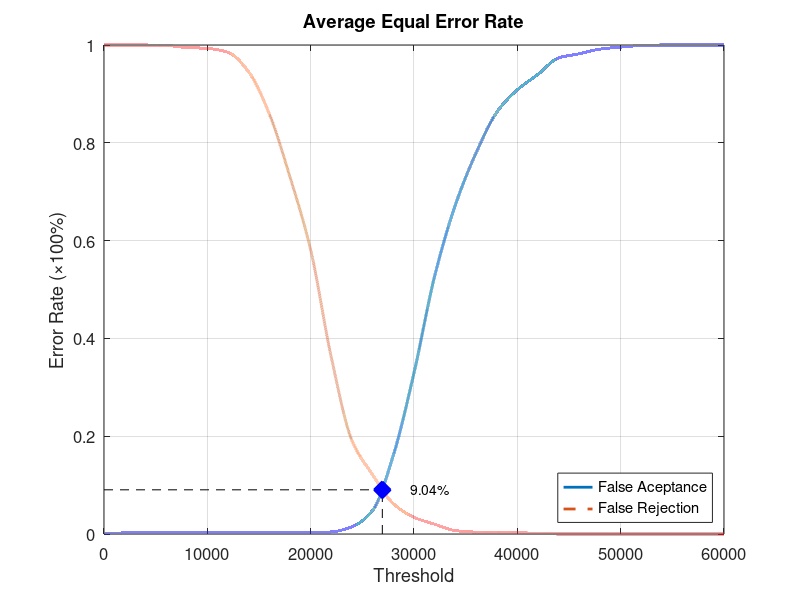
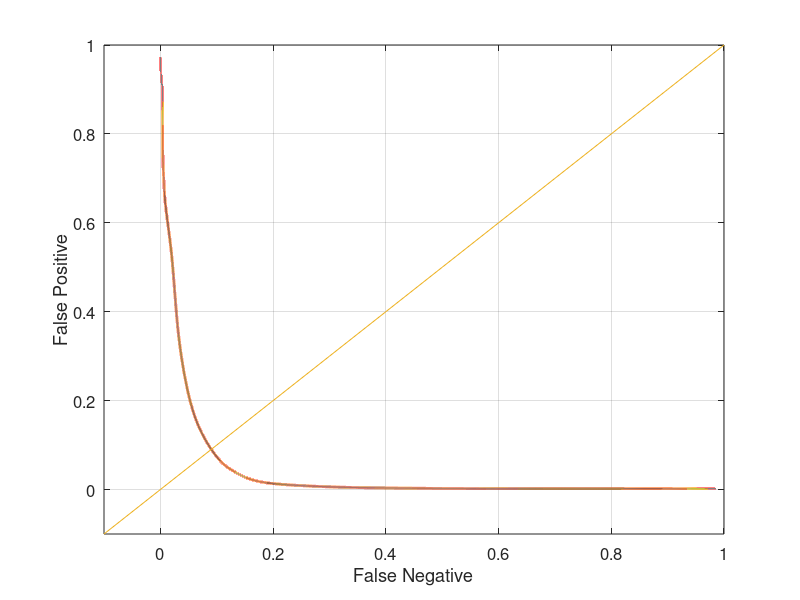

Write MATLAB code to recreate these figures, in order.
function yEER = Database2Average
close all;
clear;
clc;
x = 0:2000:60000;
xq = 0:0.5:60000;

y0 = [0 0.00210526 0.00210526 0.00210526 0.00210526 0.00210526 0.00210526 0.00210526 0.00210526 0.00210526 0.00210526 0.00421053 0.0147368 0.0484211 0.161053 0.329474 0.527368 0.672632 0.778947 0.862105 0.908421 0.94 0.973684 0.982105 0.991579 0.99579 0.998947 1 1 1 1];
yy0 = interp1(x, y0, xq, 'pchip');
y1 = [1 1 1 0.999 0.995 0.993 0.985 0.945 0.859 0.73 0.581 0.361 0.191 0.121 0.062 0.034 0.02 0.007 0.004 0.004 0.003 0.001 0 0 0 0 0 0 0 0 0];
yy1 = interp1(x, y1, xq, 'pchip');

% Calculating EER: 
y2 = abs(y0 - y1);
find(y2 == min(y2))
yy2 = abs(yy0 - yy1);
xEER = find(yy2 == min(yy2));
xEERIndex = xq(xEER) % X-axis EER
yEER = yy0(xEER) % Y-axis EER

main = figure
plot(xq, yy0,'-','LineWidth', 2);	hold on
plot(xq, yy1,'--','LineWidth', 2);	hold on
plot([xEERIndex xEERIndex], [0 yEER], 'k--');	hold on
plot([0 xEERIndex], [yEER yEER], 'k--');	hold on
plot(xEERIndex, yEER, 'bx', 'LineWidth', 10);	hold on
text(xEERIndex + 10 * xEERIndex / 100, yEER, [num2str(round((10000 * yEER)) / 100) '%'])
legend('False Aceptance', 'False Rejection', 'Location', 'SouthEast')
xlabel('Threshold')
ylabel('Error Rate (\times100%)')
title('Average Equal Error Rate')
set(gca, 'FontSize', 12)
axis([0 60000 0 1])
grid on

print(main, 'Database2AverageMain', '-dpng');
FNRxFPR = figure('Color', [1 1 1]);
plot(yy1, yy0, '-', yy1, yy0, 'LineWidth', 2);
hold on
y = -0.1:0.1:1
plot(y, y); 
set(gca, 'FontSize', 12)
xlabel('False Negative')
ylabel('False Positive')
axis([-0.1 1 -0.1 1])
set(gca, 'FontSize', 12)
grid on

print(FNRxFPR, 'Database2AverageFNRxFPR','-dpng');
end
